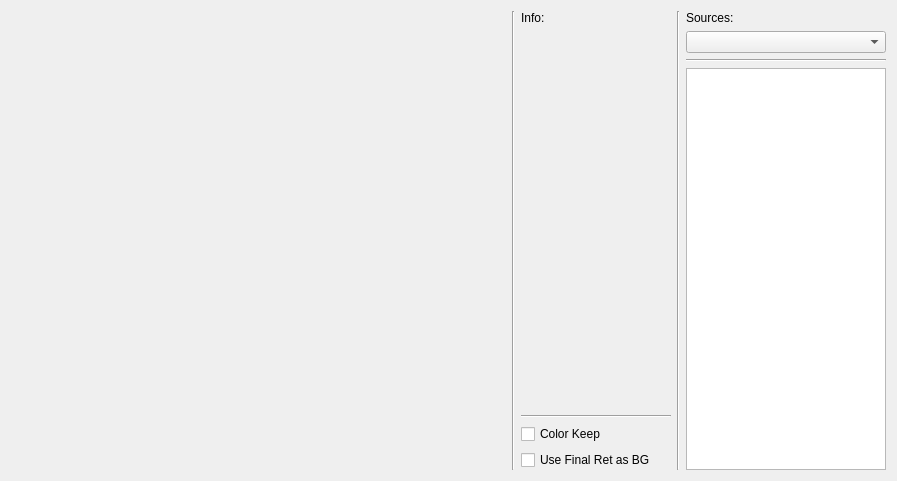
<?xml version="1.0" encoding="UTF-8"?>
<ui version="4.0">
 <class>VerboseDisplay</class>
 <widget class="QWidget" name="VerboseDisplay">
  <property name="geometry">
   <rect>
    <x>0</x>
    <y>0</y>
    <width>897</width>
    <height>481</height>
   </rect>
  </property>
  <property name="windowTitle">
   <string>Verbose Result</string>
  </property>
  <layout class="QHBoxLayout" name="horizontalLayout" stretch="1,0,0,0,0">
   <item>
    <widget class="QWidget" name="widget_display" native="true"/>
   </item>
   <item>
    <widget class="Line" name="line_vertical_1">
     <property name="orientation">
      <enum>Qt::Vertical</enum>
     </property>
    </widget>
   </item>
   <item>
    <layout class="QVBoxLayout" name="verticalLayout_2">
     <property name="sizeConstraint">
      <enum>QLayout::SetDefaultConstraint</enum>
     </property>
     <item>
      <widget class="QLabel" name="label_info">
       <property name="enabled">
        <bool>true</bool>
       </property>
       <property name="minimumSize">
        <size>
         <width>150</width>
         <height>0</height>
        </size>
       </property>
       <property name="maximumSize">
        <size>
         <width>150</width>
         <height>16777215</height>
        </size>
       </property>
       <property name="text">
        <string>Info:</string>
       </property>
       <property name="alignment">
        <set>Qt::AlignLeading|Qt::AlignLeft|Qt::AlignTop</set>
       </property>
      </widget>
     </item>
     <item>
      <widget class="Line" name="line_horiz_2">
       <property name="minimumSize">
        <size>
         <width>150</width>
         <height>0</height>
        </size>
       </property>
       <property name="maximumSize">
        <size>
         <width>150</width>
         <height>16777215</height>
        </size>
       </property>
       <property name="orientation">
        <enum>Qt::Horizontal</enum>
       </property>
      </widget>
     </item>
     <item>
      <widget class="QCheckBox" name="checkbox_color_keep">
       <property name="minimumSize">
        <size>
         <width>150</width>
         <height>0</height>
        </size>
       </property>
       <property name="maximumSize">
        <size>
         <width>150</width>
         <height>16777215</height>
        </size>
       </property>
       <property name="text">
        <string>Color Keep</string>
       </property>
      </widget>
     </item>
     <item>
      <widget class="QCheckBox" name="checkbox_use_final_ret_as_bg">
       <property name="minimumSize">
        <size>
         <width>150</width>
         <height>0</height>
        </size>
       </property>
       <property name="maximumSize">
        <size>
         <width>150</width>
         <height>16777215</height>
        </size>
       </property>
       <property name="text">
        <string>Use Final Ret as BG</string>
       </property>
      </widget>
     </item>
    </layout>
   </item>
   <item>
    <widget class="Line" name="line_vertical_2">
     <property name="orientation">
      <enum>Qt::Vertical</enum>
     </property>
    </widget>
   </item>
   <item>
    <layout class="QVBoxLayout" name="verticalLayout">
     <item>
      <widget class="QLabel" name="label_sources">
       <property name="sizePolicy">
        <sizepolicy hsizetype="Fixed" vsizetype="Fixed">
         <horstretch>0</horstretch>
         <verstretch>0</verstretch>
        </sizepolicy>
       </property>
       <property name="minimumSize">
        <size>
         <width>200</width>
         <height>0</height>
        </size>
       </property>
       <property name="maximumSize">
        <size>
         <width>200</width>
         <height>16777215</height>
        </size>
       </property>
       <property name="text">
        <string>Sources:</string>
       </property>
      </widget>
     </item>
     <item>
      <widget class="QComboBox" name="combo_sources">
       <property name="sizePolicy">
        <sizepolicy hsizetype="Fixed" vsizetype="Fixed">
         <horstretch>0</horstretch>
         <verstretch>0</verstretch>
        </sizepolicy>
       </property>
       <property name="minimumSize">
        <size>
         <width>200</width>
         <height>0</height>
        </size>
       </property>
       <property name="maximumSize">
        <size>
         <width>200</width>
         <height>16777215</height>
        </size>
       </property>
      </widget>
     </item>
     <item>
      <widget class="Line" name="line_horiz_1">
       <property name="orientation">
        <enum>Qt::Horizontal</enum>
       </property>
      </widget>
     </item>
     <item>
      <widget class="QListWidget" name="list_widget">
       <property name="maximumSize">
        <size>
         <width>200</width>
         <height>16777215</height>
        </size>
       </property>
      </widget>
     </item>
    </layout>
   </item>
  </layout>
 </widget>
 <resources/>
 <connections/>
</ui>
